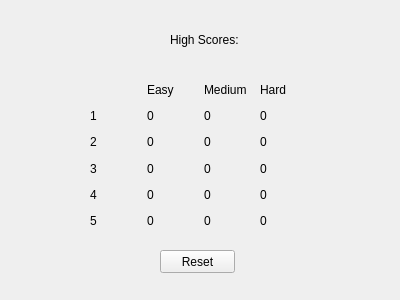
<?xml version="1.0" encoding="UTF-8"?>
<ui version="4.0">
 <class>HighScores</class>
 <widget class="QWidget" name="HighScores">
  <property name="geometry">
   <rect>
    <x>0</x>
    <y>0</y>
    <width>400</width>
    <height>300</height>
   </rect>
  </property>
  <property name="windowTitle">
   <string>High Scores</string>
  </property>
  <widget class="QLabel" name="label">
   <property name="geometry">
    <rect>
     <x>170</x>
     <y>30</y>
     <width>71</width>
     <height>20</height>
    </rect>
   </property>
   <property name="text">
    <string>High Scores:</string>
   </property>
  </widget>
  <widget class="QPushButton" name="reset">
   <property name="geometry">
    <rect>
     <x>160</x>
     <y>250</y>
     <width>75</width>
     <height>23</height>
    </rect>
   </property>
   <property name="text">
    <string>Reset</string>
   </property>
  </widget>
  <widget class="QWidget" name="horizontalLayoutWidget">
   <property name="geometry">
    <rect>
     <x>90</x>
     <y>80</y>
     <width>221</width>
     <height>151</height>
    </rect>
   </property>
   <layout class="QHBoxLayout" name="horizontalLayout">
    <property name="rightMargin">
     <number>0</number>
    </property>
    <item>
     <layout class="QVBoxLayout" name="verticalLayout_2">
      <item>
       <widget class="QLabel" name="label_10">
        <property name="text">
         <string/>
        </property>
       </widget>
      </item>
      <item>
       <widget class="QLabel" name="label_2">
        <property name="text">
         <string>1</string>
        </property>
       </widget>
      </item>
      <item>
       <widget class="QLabel" name="label_3">
        <property name="text">
         <string>2</string>
        </property>
       </widget>
      </item>
      <item>
       <widget class="QLabel" name="label_4">
        <property name="text">
         <string>3</string>
        </property>
       </widget>
      </item>
      <item>
       <widget class="QLabel" name="label_5">
        <property name="text">
         <string>4</string>
        </property>
       </widget>
      </item>
      <item>
       <widget class="QLabel" name="label_6">
        <property name="text">
         <string>5</string>
        </property>
       </widget>
      </item>
     </layout>
    </item>
    <item>
     <layout class="QVBoxLayout" name="verticalLayout">
      <item>
       <widget class="QLabel" name="label_7">
        <property name="text">
         <string>Easy</string>
        </property>
       </widget>
      </item>
      <item>
       <widget class="QLabel" name="Score1_1">
        <property name="text">
         <string>0</string>
        </property>
       </widget>
      </item>
      <item>
       <widget class="QLabel" name="Score1_2">
        <property name="text">
         <string>0</string>
        </property>
       </widget>
      </item>
      <item>
       <widget class="QLabel" name="Score1_3">
        <property name="text">
         <string>0</string>
        </property>
       </widget>
      </item>
      <item>
       <widget class="QLabel" name="Score1_4">
        <property name="text">
         <string>0</string>
        </property>
       </widget>
      </item>
      <item>
       <widget class="QLabel" name="Score1_5">
        <property name="text">
         <string>0</string>
        </property>
       </widget>
      </item>
     </layout>
    </item>
    <item>
     <layout class="QVBoxLayout" name="verticalLayout_3">
      <item>
       <widget class="QLabel" name="label_8">
        <property name="text">
         <string>Medium</string>
        </property>
       </widget>
      </item>
      <item>
       <widget class="QLabel" name="Score2_1">
        <property name="text">
         <string>0</string>
        </property>
       </widget>
      </item>
      <item>
       <widget class="QLabel" name="Score2_2">
        <property name="text">
         <string>0</string>
        </property>
       </widget>
      </item>
      <item>
       <widget class="QLabel" name="Score2_3">
        <property name="text">
         <string>0</string>
        </property>
       </widget>
      </item>
      <item>
       <widget class="QLabel" name="Score2_4">
        <property name="text">
         <string>0</string>
        </property>
       </widget>
      </item>
      <item>
       <widget class="QLabel" name="Score2_5">
        <property name="text">
         <string>0</string>
        </property>
       </widget>
      </item>
     </layout>
    </item>
    <item>
     <layout class="QVBoxLayout" name="verticalLayout_4">
      <item>
       <widget class="QLabel" name="label_9">
        <property name="text">
         <string>Hard</string>
        </property>
       </widget>
      </item>
      <item>
       <widget class="QLabel" name="Score3_1">
        <property name="text">
         <string>0</string>
        </property>
       </widget>
      </item>
      <item>
       <widget class="QLabel" name="Score3_2">
        <property name="text">
         <string>0</string>
        </property>
       </widget>
      </item>
      <item>
       <widget class="QLabel" name="Score3_3">
        <property name="text">
         <string>0</string>
        </property>
       </widget>
      </item>
      <item>
       <widget class="QLabel" name="Score3_4">
        <property name="text">
         <string>0</string>
        </property>
       </widget>
      </item>
      <item>
       <widget class="QLabel" name="Score3_5">
        <property name="text">
         <string>0</string>
        </property>
       </widget>
      </item>
     </layout>
    </item>
   </layout>
  </widget>
 </widget>
 <resources/>
 <connections/>
</ui>
